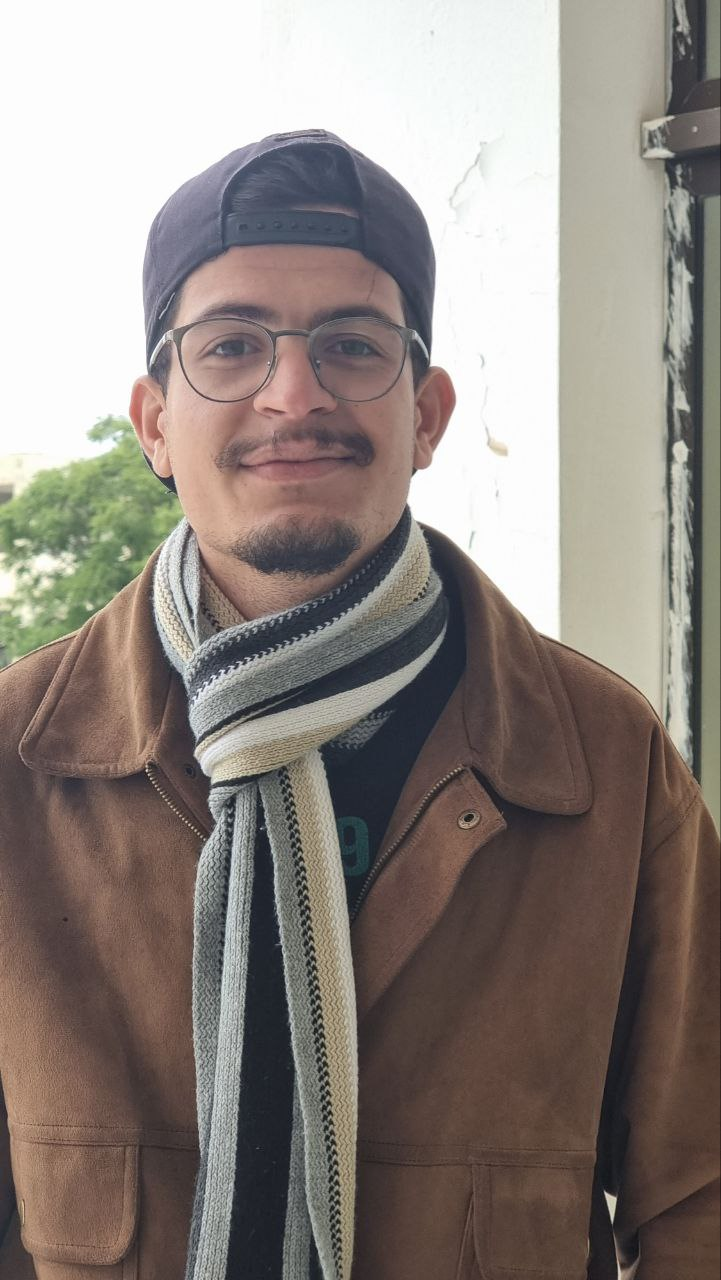
#> input picture images/input.jpg, 721 x 1280 px
$ python -i function3.py   (imports and definitions only)   (older library calls are emulated)
#> lines starting #> are read from the running program, lines starting #| are printed output that depends on the picture
import cv2
import numpy as np

# [49 lines left out: functions contrast_stretching, perform_spatial_convolution, low_pass, high_pass, not called in this run]


def Band_pass(image_path,value = 5):
#> called with image_path = '../images/input.jpg', value = 5
    kernel_size = (value, value)
    # Read the image
    image = cv2.imread(image_path)
#> image is the input picture: shape (1280, 721, 3); mean B, G, R 127.1, 132.8, 141.8
    # Convert the image to grayscale
    gray_image = cv2.cvtColor(image, cv2.COLOR_BGR2GRAY)
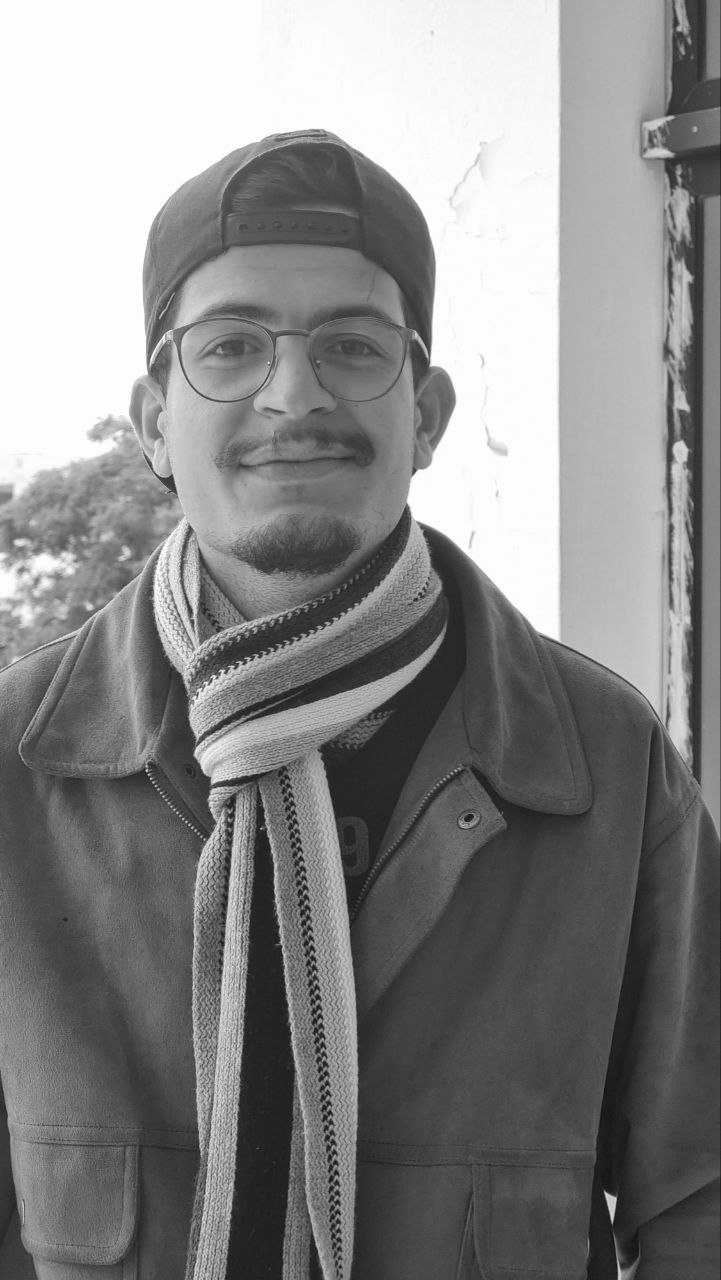
#> gray_image: shape (1280, 721); min 10, max 255, mean 134.9
    # Apply Gaussian blur (low-pass filter)
    blurred_image = cv2.GaussianBlur(gray_image, kernel_size, 0)
    # Apply Laplacian filter (high-pass filter)
    laplacian_image = cv2.Laplacian(blurred_image, cv2.CV_64F)
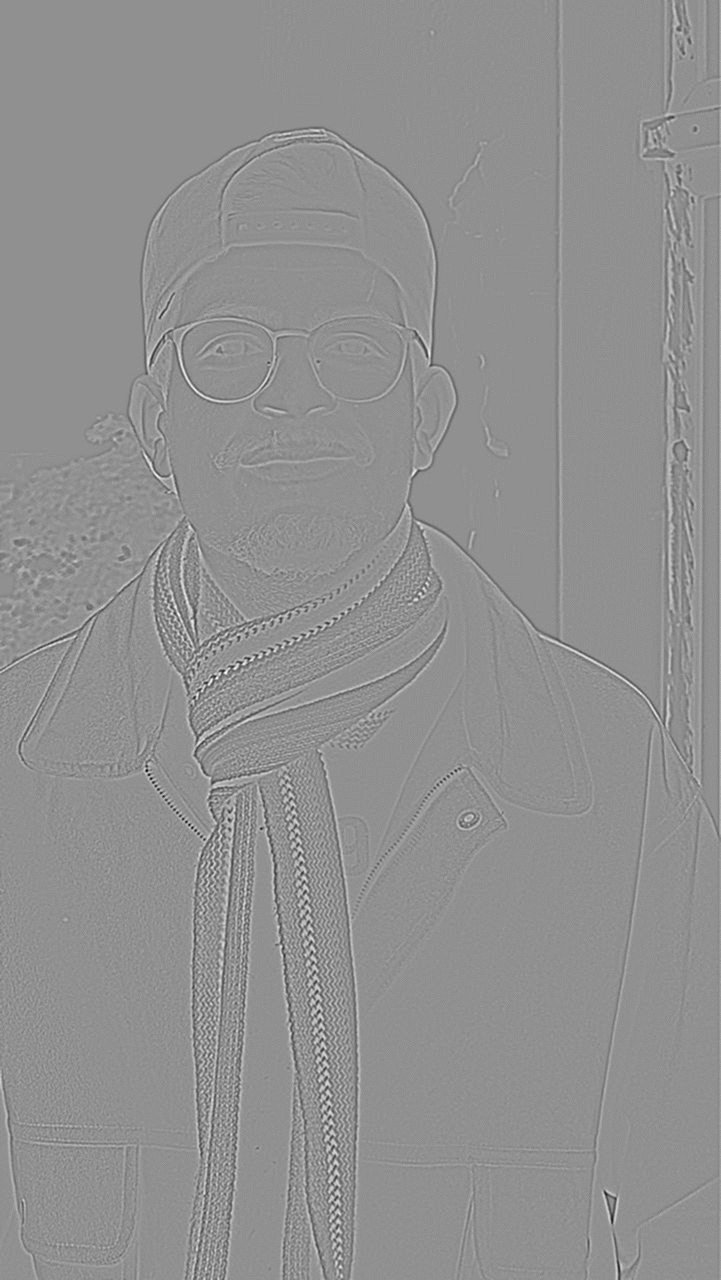
#> laplacian_image: shape (1280, 721) float64; min -67, max 51, mean 0; drawn with min black and max white
    # Combine the low-pass and high-pass filtered images
    bandpass_image = gray_image - laplacian_image
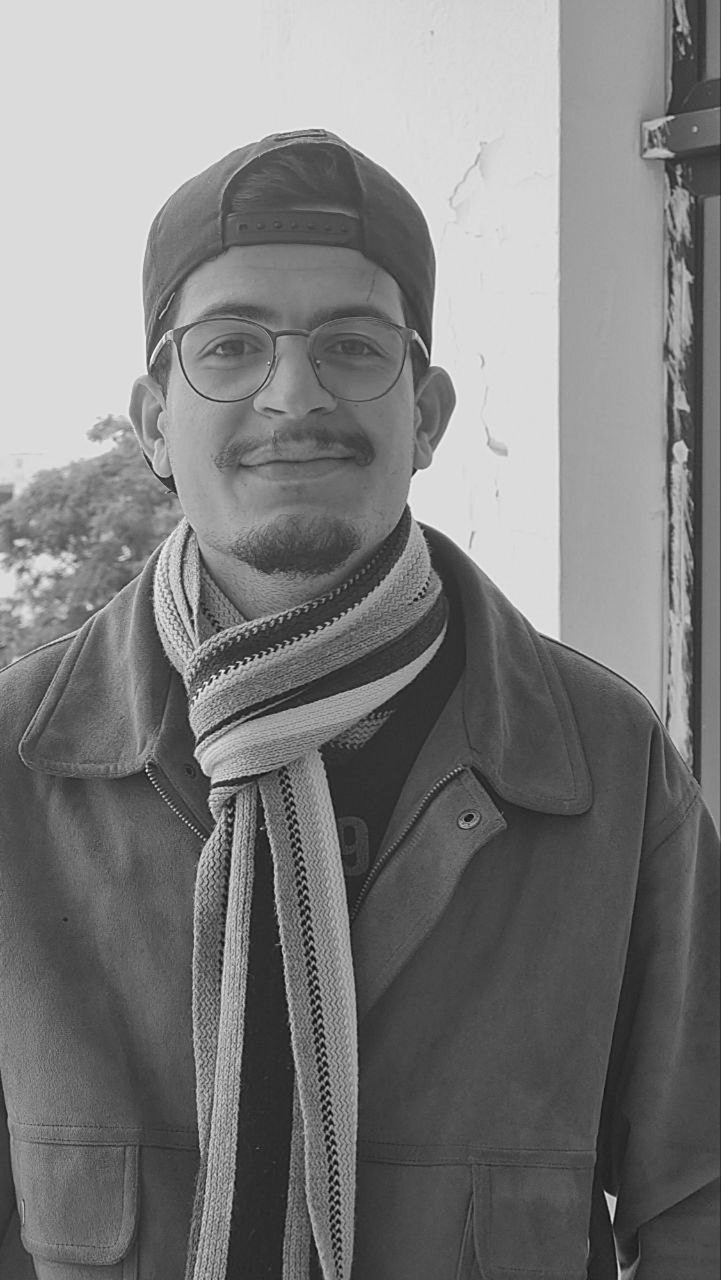
#> bandpass_image: shape (1280, 721) float64; min -22, max 297, mean 134.9; drawn with min black and max white
    cv2.imwrite('images/output.jpg', bandpass_image)
    return


# [54 lines left out: functions apply_custom_filter, histogram_equalization, equalized_image, apply_gaussian_blur, not called in this run]

>>> result = Band_pass('../images/input.jpg')
